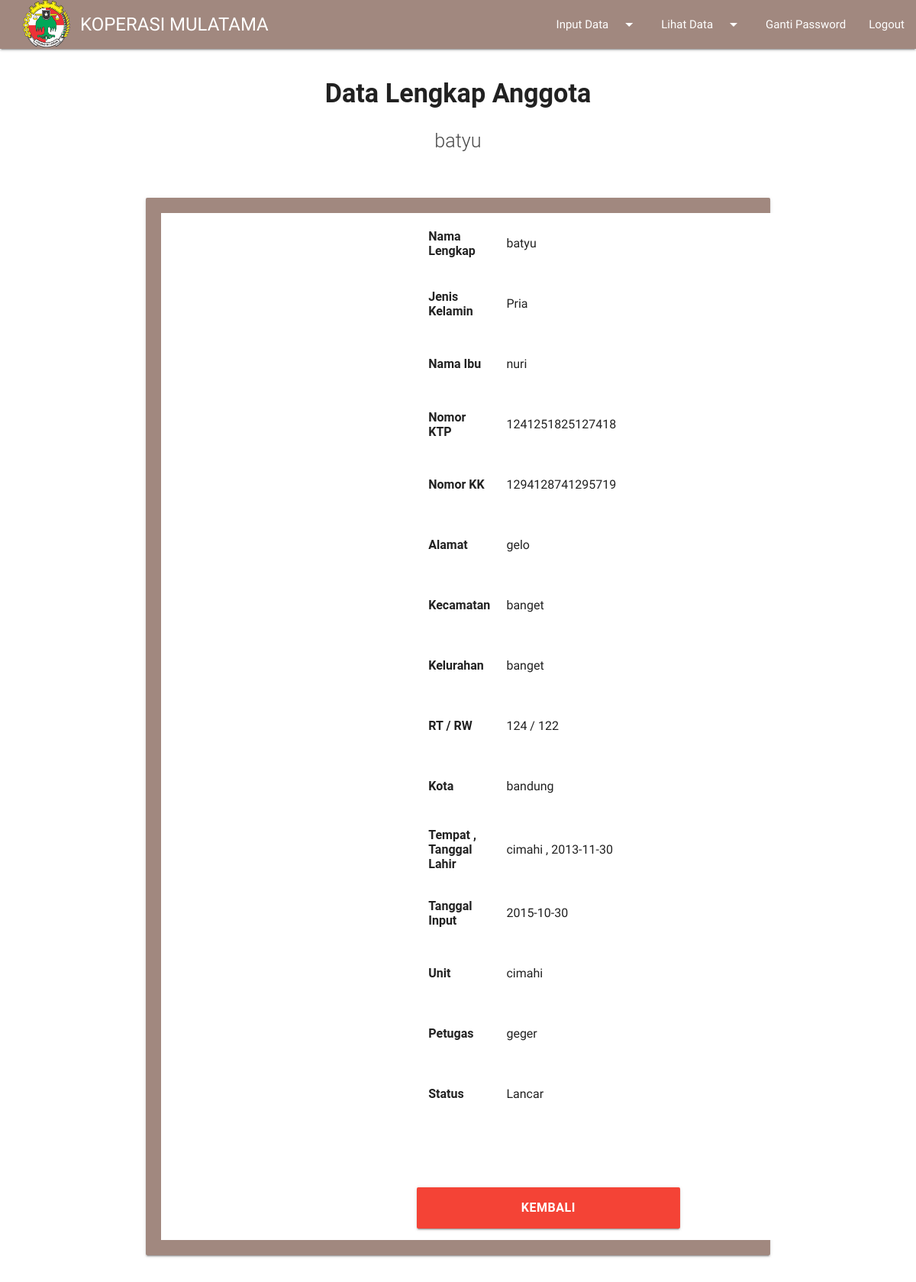
The page /cibaduyut/selengkapnya.php?id_anggota=12 (signed in) on the database its author committed.
### tables this page shows
CREATE TABLE IF NOT EXISTS `anggota` (
`id_anggota` int(11) NOT NULL,
  `nama` varchar(20) NOT NULL,
  `tempat` varchar(20) NOT NULL,
  `tanggal_lahir` date NOT NULL,
  `jenis_kelamin` enum('Pria','Wanita') NOT NULL,
  `no_ktp` char(16) NOT NULL,
  `no_kk` char(16) NOT NULL,
  `nama_ibu` varchar(20) NOT NULL,
  `alamat` varchar(90) NOT NULL,
  `rt` int(11) NOT NULL,
  `rw` int(11) NOT NULL,
  `kecamatan` varchar(20) NOT NULL,
  `kelurahan` varchar(20) NOT NULL,
  `kota` varchar(20) NOT NULL,
  `tanggal_input` date NOT NULL,
  `petugas` varchar(20) NOT NULL,
  `status` varchar(10) NOT NULL
);

CREATE TABLE IF NOT EXISTS `unit` (
  `id_unit` char(4) NOT NULL,
  `nama_unit` varchar(20) NOT NULL,
  `nama_pimpinan` varchar(20) NOT NULL
);

CREATE TABLE IF NOT EXISTS `resort` (
  `petugas` varchar(20) NOT NULL,
  `id_unit` char(4) NOT NULL
);

### cibaduyut/selengkapnya.php (the view, shortened to what this page needs)
<?php
if(empty($_SESSION['username']) AND empty($_SESSION['password'])){
include "../index.php";
}
else{
  echo" <link href='css/ghpages-materialize.css' type='text/css' rel='stylesheet' media='screen,projection'>";
include "menu.php";
$select = mysql_query ("SELECT a.*,b.*,c.* FROM anggota a INNER JOIN resort b ON a.petugas = b.petugas INNER JOIN unit c ON b.id_unit=c.id_unit WHERE id_anggota = '$_GET[id_anggota]'");
  while($data = mysql_fetch_array($select)){
?>
<br><h4><center><b>Data Lengkap Anggota <p class='flow-text'><?php echo $data['nama']; ?></p></b></h4><br>
<div class="row">
<div class="col s12 m12 l12">
<div class="card-panel brown lighten-2" style="margin-right: 12rem; margin-left: 12rem;">
<table border="0" bgcolor="white" align="center">
						<tr>
							<td><div style="margin-left: 23rem;"><b>Nama Lengkap</td>
							<td><div class="input-field col s10" style="margin-right: 15rem; margin-bottom: 1rem;"><?php echo $data['nama']; ?> <input type = 'hidden' name='id_anggota' value ="<?php echo $data['nama']; ?>"></td>
						</tr>
						<tr>
							<td><div style="margin-left: 23rem;"><b>Jenis Kelamin</td>
							<td><div class="input-field col s10" style="margin-right: 15rem; margin-bottom: 1rem;"><?php echo $data['jenis_kelamin']; ?> <input type = 'hidden' name='id_anggota' value ="<?php echo $data['jenis_kelamin']; ?>"></td>
						</tr>
						<tr>
							<td><div style="margin-left: 23rem;"><b>Nama Ibu</td>
							<td><div class="input-field col s10" style="margin-right: 15rem; margin-bottom: 1rem;"><?php echo $data['nama_ibu']; ?> </td>
						</tr>
						<tr>
							<td><div style="margin-left: 23rem;"><b>Nomor KTP</td>
							<td><div class="input-field col s10" style="margin-right: 15rem; margin-bottom: 1rem;"><?php echo $data['no_ktp']; ?> </td>
						</tr>
						<tr>
							<td><div style="margin-left: 23rem;"><b>Nomor KK</td>
							<td><div class="input-field col s10" style="margin-right: 15rem; margin-bottom: 1rem;"><?php echo $data['no_kk']; ?> </td>
						</tr>
						<tr>
							<td><div style="margin-left: 23rem;"><b>Alamat</td>
							<td><div class="input-field col s10" style="margin-right: 15rem; margin-bottom: 1rem;"><?php echo $data['alamat']; ?> </td>
						</tr>
						<tr>
						<tr>
							<td><div style="margin-left: 23rem;"><b>Kecamatan</td>
							<td><div class="input-field col s10" style="margin-right: 15rem; margin-bottom: 1rem;"><?php echo $data['kecamatan']; ?> </td>
						</tr>
						<tr>
						<tr>
							<td><div style="margin-left: 23rem;"><b>Kelurahan</td>
							<td><div class="input-field col s10" style="margin-right: 15rem; margin-bottom: 1rem;"><?php echo $data['kelurahan']; ?> </td>
						</tr>
						<tr>
						<tr>
							<td><div style="margin-left: 23rem;"><b>RT / RW</td>
							<td><div class="input-field col s10" style="margin-right: 15rem; margin-bottom: 1rem;"><?php echo $data['rt']; ?> / <?php echo $data['rw']; ?> </td>
						</tr>
						<tr>
							<td><div style="margin-left: 23rem;"><b>Kota</td>
							<td><div class="input-field col s10" style="margin-right: 15rem; margin-bottom: 1rem;"><?php echo $data['kota']; ?> </td>
						</tr>
						<tr>
						<tr>
							<td><div style="margin-left: 23rem;"><b>Tempat , Tanggal Lahir</td>
							<td><div class="input-field col s10" style="margin-right: 15rem; margin-bottom: 1rem;"><?php echo $data['tempat']; ?> , <?php echo $data['tanggal_lahir']; ?> </td>
						</tr>
						<tr>
							<td><div style="margin-left: 23rem;"><b>Tanggal Input</td>
							<td><div class="input-field col s10" style="margin-right: 15rem; margin-bottom: 1rem;"><?php echo $data['tanggal_input']?> </td>
						</tr>
						<tr>
							<td><div style="margin-left: 23rem;"><b>Unit</td>
							<td><div class="input-field col s10" style="margin-right: 15rem; margin-bottom: 1rem;"><?php echo $data['nama_unit']?> </td>
						</tr>
						<tr>
							<td><div style="margin-left: 23rem;"><b>Petugas</td>
							<td><div class="input-field col s10" style="margin-right: 15rem; margin-bottom: 1rem;"><?php echo $data['petugas']?> </td>
						</tr>
						<tr>
							<td><div style="margin-left: 23rem;"><b>Status</td>
							<td><div class="input-field col s10" style="margin-right: 15rem; margin-bottom: 1rem;"><?php echo $data['status']; ?> <input type = 'hidden' name='id_anggota' value ="<?php echo $data['status']; ?>"></td>
						</tr>
						<tr><td><br><br></td></tr>
						<th colspan=2>
						<a href="dataanggota.php" class='col s5 btn btn-large waves-effect red' style='margin-left: 22rem;'>Kembali</a>
						</th>
						</tr>
						</table>
<?php
}
}
?>

### rows shown on the page
anggota: nama "batyu", jenis_kelamin "Pria", nama_ibu "nuri", no_ktp "1241251825127418", no_kk "1294128741295719", alamat "gelo", kecamatan "banget", kelurahan "banget", rt "124", rw "122", kota "bandung", tempat "cimahi", tanggal_lahir "2013-11-30", tanggal_input "2015-10-30", unit.nama_unit "cimahi", resort.petugas "geger", status "Lancar"
